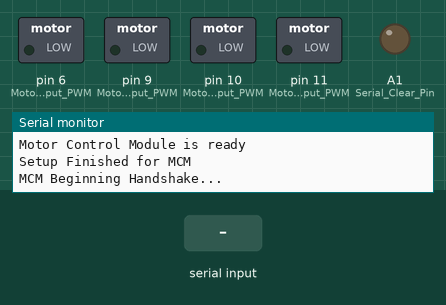
This sketch was run on a simulated Arduino Uno, built with avr-gcc and run on an emulated ATmega328P. Shown: switched loads named in the sketch (green lamp = pin HIGH), output pins drawn as LEDs (lit = HIGH), the last lines printed to the serial monitor. The test bench sets the inputs (shaded band).

Above: at 1.0 s.
1.1 s: "ACK\n" received over Serial
2.7 s: "1\n" received over Serial
At 3.9 s:
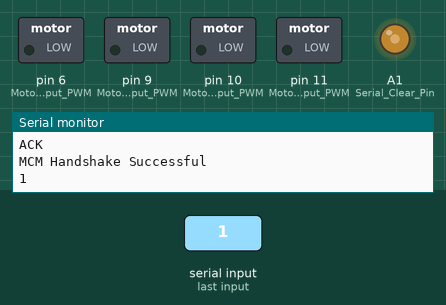
At 33.9 s:
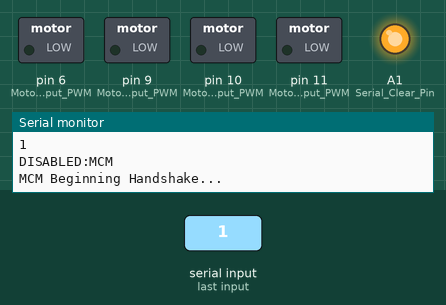
Timing chart, 0 to 34.2 s (numbered marks = the images above; inputs shaded):
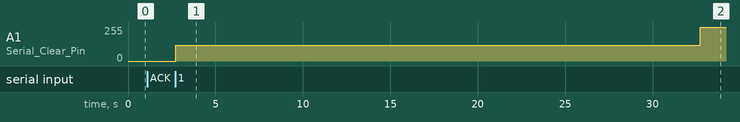

The sketch:

MotorControlModule.ino
```cpp
#define PROD

static String ack = "ACK";

byte charCount = 0;
byte motorCount = 0;
byte motorDirection = B00000000;
long command = 0x0;
boolean enable = true;
unsigned long currentTime;
static byte commandLength = 15; //Total Length of command
static byte subCommandLength = 3;
boolean commandReady = false;

unsigned long timerM1;
unsigned long timerM2;
unsigned long timerM3;
unsigned long timerM4;
unsigned long autoTimeout;
static unsigned long timeout = 30000; //30 seconds

static unsigned short dutyLimit = 254; //Actual max value allowed
unsigned short dutyAmountM1 = 0;
unsigned short dutyAmountM2 = 0;
unsigned short dutyAmountM3 = 0;
unsigned short dutyAmountM4 = 0;

boolean drivingM1 = false;
boolean drivingM2 = false;
boolean drivingM3 = false;
boolean drivingM4 = false;

void setup() {
  Serial.begin(57600);
  initializeMcm();
  delay(100);
  handshake();
}

void loop(){
  currentTime = millis();
  if(currentTime - autoTimeout >= timeout) {
    disableMcm();
  }
  if(enable){
    char serialCommandCharArray[commandLength] = "";
    if(Serial.available()){
      String serialCommand = Serial.readStringUntil('\r\n');
      Serial.println(serialCommand);
      serialCommand.toCharArray(serialCommandCharArray, sizeof(serialCommandCharArray));
      commandReady = true;
      autoTimeout = millis();
    }
    if(commandReady){
      for(int i =0; i<4; i++ ){
        byte dcp = i*subCommandLength;
        command = serialCommandCharArray[dcp];
        int dutyAmount = 0;
        for(int j = dcp+1; j<= dcp+2; j++){
          dutyAmount += charToHex(serialCommandCharArray[j])<<(((dcp+2)-j)*4);
        }

        if(dutyAmount>dutyLimit){
          dutyAmount = dutyLimit;
        }
        switch(command<<i){
          case 0x44: //D
          case 0x64: //d
          case 0x88:
          case 0xc8:
          case 0x110:
          case 0x190:
          case 0x220:
          case 0x320:
            disableMcm();
            break;

          case 0x46: //F Motor 1
          case 0x66: //f Motor 1
            analogWrite(6, dutyAmount);
            #ifdef PROD //Right Front Motor
            motorDirection |=  B00000010;
            motorDirection &= ~B00000001;
            #endif
            #ifndef PROD //Left Front Motor
            motorDirection |=  B00000001;
            motorDirection &= ~B00000010;
            #endif
            break;
          case 0x8c : //F Motor 2
          case 0xcc : //f Motor 2
            analogWrite(9, dutyAmount);
            #ifdef PROD //Left Front tMotor
            motorDirection |=  B00000100;
            motorDirection &= ~B00001000;
            #endif
            #ifndef PROD //Left Rear Motor
            motorDirection |=  B00000100;
            motorDirection &= ~B00001000;
            #endif
          	break;
          case 0x118 : //F Motor 3
          case 0x198 : //f Motor 3
            analogWrite(10, dutyAmount);
            #ifdef PROD //Right Rear Motor
            motorDirection |=  B00100000;
            motorDirection &= ~B00010000;
            #endif
            #ifndef PROD //Right Front Motor
            motorDirection |=  B00100000;
            motorDirection &= ~B00010000;
            #endif
          case 0x230 : //F Motor 4
          case 0x330 : //f Motor 4
            analogWrite(11, dutyAmount);
            #ifdef PROD //Left Rear Motor
            motorDirection |=  B01000000;
            motorDirection &= ~B10000000;
            #endif
            #ifndef PROD //Right Rear Motor
            motorDirection |=  B10000000;
            motorDirection &= ~B01000000;
            #endif
          	break;

          case 0x52: //R Motor 1
          case 0x72: //r Motor 1
            //Reverse Stuff
            analogWrite(6, dutyAmount);
            #ifdef PROD //Right Front Motor
            motorDirection |=  B00000001;
            motorDirection &= ~B00000010;
            #endif
            #ifndef PROD //Left Front Motor
            motorDirection |= B00000010;
            motorDirection &= ~B00000001;
            #endif
            break;
          case 0xa4: //R Motor 2
          case 0xe4: //r Motor 2
            analogWrite(9, dutyAmount);
            #ifdef PROD //Left Front Motor
            motorDirection |=  B00001000;
            motorDirection &= ~B00000100;
            #endif
            #ifndef PROD //Left Rear Motor
            motorDirection |=  B00001000;
            motorDirection &= ~B00000100;
            #endif
            break;
          case 0x148: //R Motor 3
          case 0x1c8: //r Motor 3
            analogWrite(10, dutyAmount);
            #ifdef PROD //Right Rear Motor
            motorDirection |=  B00010000;
            motorDirection &= ~B00100000;
            #endif
            #ifndef PROD //Right Front Motor
            motorDirection |=  B00010000;
            motorDirection &= ~B00100000;
            #endif
            break;
          case 0x290: //R Motor 4
          case 0x390: //r Motor 4
            analogWrite(11, dutyAmount);
            #ifdef PROD //Left Rear Motor
            motorDirection |=  B10000000;
            motorDirection &= ~B01000000;
            #endif
            #ifndef PROD //Right Rear Motor
            motorDirection |=  B01000000;
            motorDirection &= ~B10000000;
            #endif
            break;

          case 0x53: //S  Stops the motor (turns all ports to digital low)
          case 0x73: //s
            analogWrite(6, 0);
            motorDirection &= B11111100;
            break;
          case 0xa6: //S  Stops the motor (turns all ports to digital low)
          case 0xe6: //s
            analogWrite(9, 0);
            motorDirection &= B11110011;
            break;
          case 0x14c: //S  Stops the motor (turns all ports to digital low)
          case 0x1cc: //s
            analogWrite(10, 0);
            motorDirection &= B11001111;
            break;
          case 0x298: //S  Stops the motor (turns all ports to digital low)
          case 0x398: //s
            analogWrite(11, 0);
            motorDirection &= B00111111;
            break;
          default: //Unhandled Command
            break;
        }
      }
      writeCommand();
    }
  } else {
    //Go into blocking wait call in order to reset
    handshake();
    resetMCM();
  }

}

int charToHex(char c){
  if(c >= 0x30 && c <= 0x39){
    return c-0x30;
  }
  if(c>= 0x41 && c <= 0x46){
    return c - 0x37;
  }
  if(c >= 0x61 && c<= 0x66){
    return c-0x57;
  }
  return 0;
}

void writeCommand(){
  PORTC &= B11111101; //Pin A1 Low
  shiftOut(A0, A2, MSBFIRST, motorDirection); //Serial Pin, Clock Pin, Bit direction, Value
  PORTC |= B00000010; //Pin A1 High
}

void resetMCM(){
  motorCount = 0;
  dutyAmountM1 = 0;
  dutyAmountM2 = 0;
  dutyAmountM3 = 0;
  dutyAmountM4 = 0;
  enable = true;
  command = 0x0;

  commandReady = false;

  initializeMcm();
}

void initializeMcm(){
  Serial.println("Motor Control Module is ready");

  pinMode(2,  INPUT);//Motor 1 Encoder A => Digital Pin 2
  pinMode(3,  INPUT);//Motor 1 Encoder B => Digital Pin 3
  pinMode(4,  INPUT);//Motor 2 Encoder A => Digital Pin 4
  pinMode(5,  INPUT);//Motor 2 Encoder B => Digital Pin 5
  pinMode(7,  INPUT);//Motor 3 Encoder A => Digital Pin 7
  pinMode(8,  INPUT);//Motor 3 Encoder B => Digital Pin 8
  pinMode(12, INPUT);//Motor 4 Encoder A => Digital Pin 12
  pinMode(13, INPUT);//Motor 4 Encoder B => Digital Pin 13
  pinMode(6,  OUTPUT);//Motor 1 Output PWM => Digital Pin 6
  pinMode(9,  OUTPUT);//Motor 2 Output PWM => Digital Pin 9
  pinMode(10, OUTPUT);//Motor 3 Output PWM => Digital Pin 10
  pinMode(11, OUTPUT);//Motor 4 Output PWM => Digital Pin 11
  pinMode(A0, OUTPUT);//Serial Output Pin => Analog Pin 0
  pinMode(A1, OUTPUT);//Serial Clear Pin => Analog Pin 1
  pinMode(A2, OUTPUT);//Clock Pin for the output => Analog Pin 2

  writeCommand();

  timerM1 = millis();
  timerM2 = millis();
  timerM3 = millis();
  timerM4 = millis();
  autoTimeout = millis();

  digitalWrite(6, LOW);
  digitalWrite(9, LOW);
  digitalWrite(10, LOW);
  digitalWrite(11, LOW);

  digitalWrite(A0, LOW);
  digitalWrite(A1, LOW);
  digitalWrite(A2, LOW);
//  digitalWrite(A3, LOW);

  Serial.println("Setup Finished for MCM");

  charCount = 0;
}

void handshake(){
  String input = "";
  Serial.println("MCM Beginning Handshake...");
  while(input.indexOf("ACK") < 0){
    if(Serial.available()){
      input = Serial.readStringUntil('\r\n');
      // Serial.println(input); //Debug Input is correctly read
      delay(100);
    }
  }
  Serial.println("ACK");
  delay(10);
  Serial.println("MCM Handshake Successful");
}

void disableMcm() {
  Serial.println("DISABLED:MCM");
  drivingM1 = drivingM2 = drivingM3 = drivingM4 = enable = false;
  command=0x0;
  PORTD &= ~B01000000; //Pin 6 Low
  PORTB &= ~B00001110; //Pins 9,10,11 Low
  motorDirection &= B00000000;
}
```

Measured:
- after the input at 2.7 s, A1 (Serial_Clear_Pin): 0/255 → 117/255 at once, → 255/255 30.0 s later
